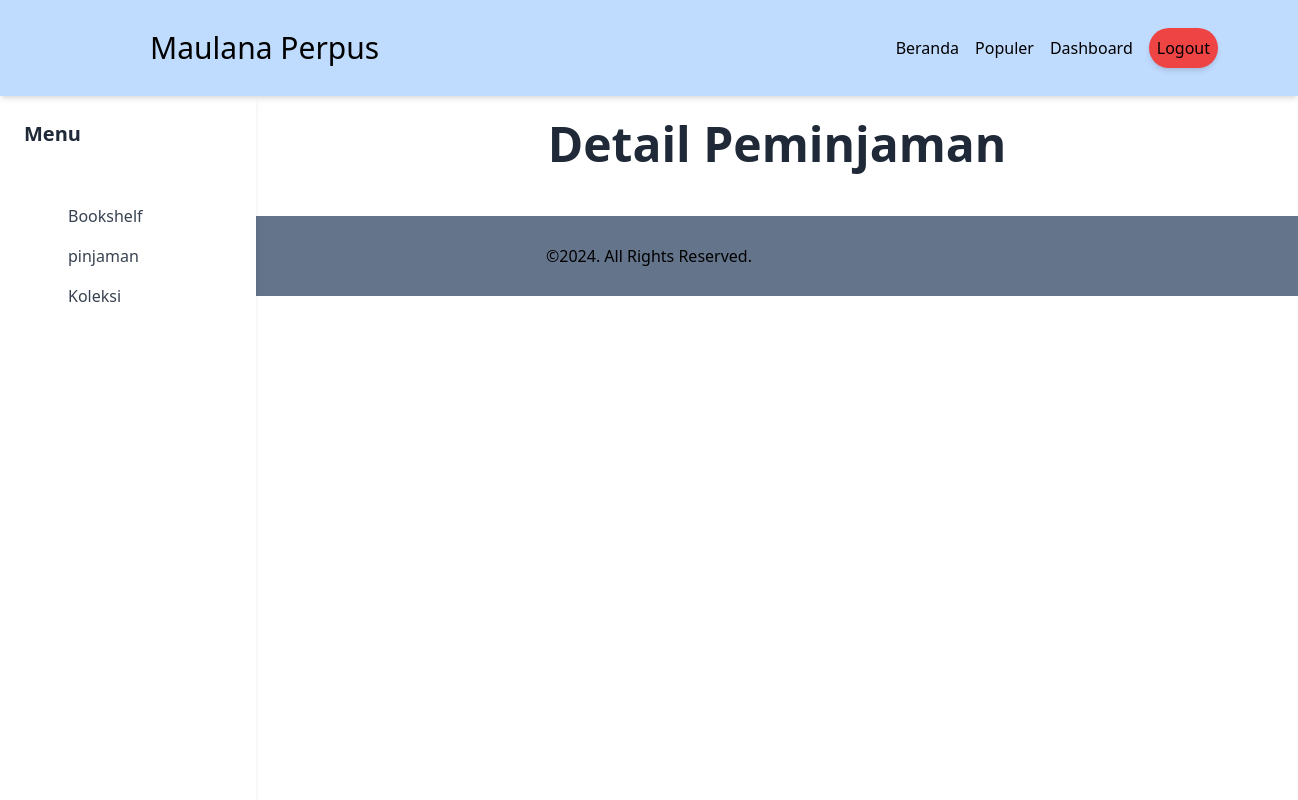
The page /user?page=borrow (signed in) on the database as committed earlier.
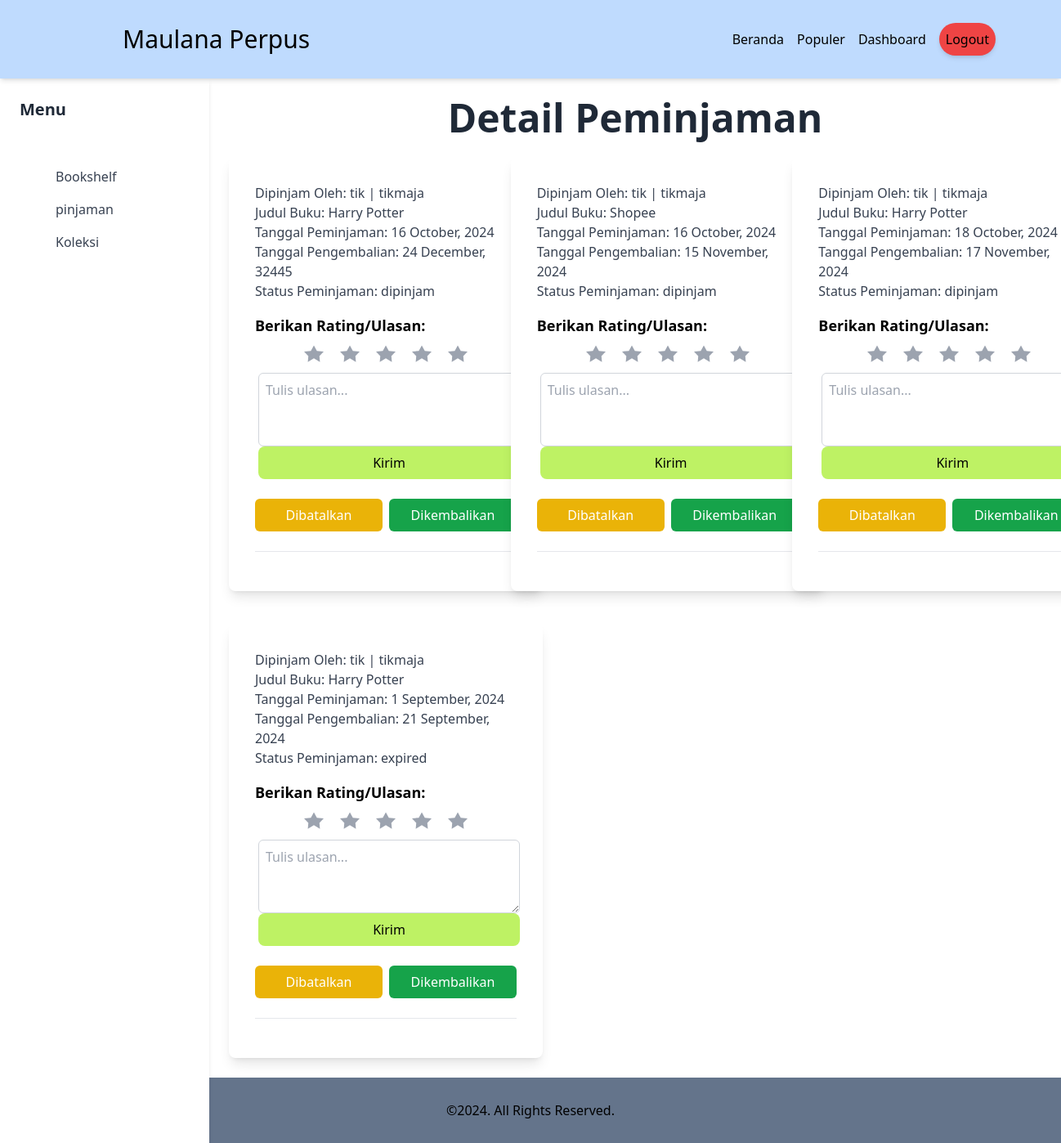
The same page on the database as committed later.
### tables this page shows
CREATE TABLE `peminjaman` (
  `PeminjamID` int(11) NOT NULL,
  `UserID` int(11) NOT NULL,
  `BukuID` int(11) NOT NULL,
  `TanggalPeminjaman` date NOT NULL,
  `TanggalPengembalian` varchar(255) NOT NULL,
  `StatusPeminjaman` enum('dikembalikan','expired','dipinjam','dibatalkan') NOT NULL
);

CREATE TABLE `user` (
  `UserID` int(11) NOT NULL,
  `Username` varchar(255) NOT NULL,
  `Password` text NOT NULL,
  `Email` varchar(255) NOT NULL,
  `NamaLengkap` text NOT NULL,
  `permission` int(1) NOT NULL DEFAULT 3,
  `Alamat` text NOT NULL
);

CREATE TABLE `buku` (
  `BukuID` int(11) NOT NULL,
  `Judul` varchar(255) NOT NULL,
  `KategoriBukuID` int(11) NOT NULL,
  `Penulis` varchar(255) NOT NULL,
  `Penerbit` varchar(255) NOT NULL,
  `TahunTerbit` int(4) NOT NULL
);

### user/borrow-page.php (the view, shortened to what this page needs)
<h2 class="text-5xl font-bold text-center text-gray-800 mb-6">Detail Peminjaman</h2>
<div class="grid grid-cols-1 sm:grid-cols-2 lg:grid-cols-3 gap-10">
    <?php
    $sql = "SELECT
            peminjaman.PeminjamID,
            user.Username,
            user.NamaLengkap,
            buku.BukuID,
            buku.Judul,
            peminjaman.TanggalPeminjaman,
            peminjaman.TanggalPengembalian,
            peminjaman.StatusPeminjaman
        FROM
            peminjaman
        LEFT JOIN
            user ON user.UserID = peminjaman.UserID
        LEFT JOIN
            buku ON buku.BukuID = peminjaman.BukuID
        WHERE
            user.UserID = :userid
    ";
    $stmt = $conn->prepare($sql);
    $sesi = verifikasiSession($_SESSION["loginsesi"] ?? false, $config['key']);
    $stmt->bindParam(":userid", $sesi['id']);
    $stmt->execute();
    $peminjamanData = $stmt->fetchAll();
    foreach ($peminjamanData as $data):
        $tanggal = new DateTime($data['TanggalPeminjaman']);
        $tanggal->modify("+".$data['TanggalPengembalian']." days");
        $tanggalPengembalian = $tanggal->format('j F, Y'); ?>
        <div class="bg-white rounded-lg shadow-lg p-8 w-96">
            <div class="mb-4">
                <p class="font-medium text-gray-700">Dipinjam Oleh: <span class="font-normal"><?= htmlspecialchars($data['Username']) ?> | <?= htmlspecialchars($data['NamaLengkap']) ?></span></p>
                <p class="font-medium text-gray-700">Judul Buku: <span class="font-normal"><?= htmlspecialchars($data['Judul']) ?></span></p>
                <p class="font-medium text-gray-700">Tanggal Peminjaman: <span class="font-normal"><?= htmlspecialchars(date("j F, Y", strtotime($data['TanggalPeminjaman']))) ?></span></p>
                <p class="font-medium text-gray-700">Tanggal Pengembalian: <span class="font-normal"><?= htmlspecialchars($tanggalPengembalian) ?></span></p>
                <p class="font-medium text-gray-700">Status Peminjaman: <span class="font-normal"><?= htmlspecialchars($data['StatusPeminjaman']) ?></span></p>
            </div>
            <div class="mb-6">
                <h3 class="text-lg font-semibold mb-2">Berikan Rating/Ulasan:</h3>
                <form action="" method="post">
                    <div class="flex flex-col items-center space-x-2" id="rating">
                        <div class="flex justify-around gap-5 mb-3">
                            <label class="cursor-pointer">
                                <svg xmlns="http://www.w3.org/2000/svg" class="h-6 w-6 text-gray-400 fill-current hover:text-yellow-500" viewBox="0 0 20 20">
                                    <path d="M10 15.27L16.18 19 15.64 12.97 20 8.24l-6.91-.58L10 2 6.91 7.66 0 8.24l4.36 4.73L3.82 19z"/>
                                </svg>
                            </label>
                            <label class="cursor-pointer">
                                <svg xmlns="http://www.w3.org/2000/svg" class="h-6 w-6 text-gray-400 fill-current hover:text-yellow-500" viewBox="0 0 20 20">
                                    <path d="M10 15.27L16.18 19 15.64 12.97 20 8.24l-6.91-.58L10 2 6.91 7.66 0 8.24l4.36 4.73L3.82 19z"/>
                                </svg>
                            </label>
                            <label class="cursor-pointer">
                                <svg xmlns="http://www.w3.org/2000/svg" class="h-6 w-6 text-gray-400 fill-current hover:text-yellow-500" viewBox="0 0 20 20">
                                    <path d="M10 15.27L16.18 19 15.64 12.97 20 8.24l-6.91-.58L10 2 6.91 7.66 0 8.24l4.36 4.73L3.82 19z"/>
                                </svg>
                            </label>
                            <label class="cursor-pointer">
                                <svg xmlns="http://www.w3.org/2000/svg" class="h-6 w-6 text-gray-400 fill-current hover:text-yellow-500" viewBox="0 0 20 20">
                                    <path d="M10 15.27L16.18 19 15.64 12.97 20 8.24l-6.91-.58L10 2 6.91 7.66 0 8.24l4.36 4.73L3.82 19z"/>
                                </svg>
                            </label>
                            <label class="cursor-pointer">
                                <svg xmlns="http://www.w3.org/2000/svg" class="h-6 w-6 text-gray-400 fill-current hover:text-yellow-500" viewBox="0 0 20 20">
                                    <path d="M10 15.27L16.18 19 15.64 12.97 20 8.24l-6.91-.58L10 2 6.91 7.66 0 8.24l4.36 4.73L3.82 19z"/>
                                </svg>
                            </label>
                        </div>
                        <textarea name="ulasan" class="border border-gray-300 rounded-md p-2 w-full" rows="3" placeholder="Tulis ulasan..."></textarea>
                        <button class="p-2 w-full rounded-lg bg-lime-300"  type="submit">Kirim</button>
                    </div>
                </form>
            </div>
            <div class="flex space-x-2 mb-6">
                <button onclick="window.location.href = '?page=borrow&action=close&id=<?= $data['PeminjamID'] ?>'" class="flex-1 bg-yellow-500 text-white py-2 rounded-md hover:bg-yellow-600 transition duration-200">Dibatalkan</button>
                <button onclick="window.location.href = '?page=borrow&action=cancel&id=<?= $data['PeminjamID'] ?>'" class="flex-1 bg-green-600 text-white py-2 rounded-md hover:bg-green-700 transition duration-200">Dikembalikan</button>
            </div>
            <hr class="my-4">
        </div>
    <?php endforeach; ?>
</div>

### user/index.php (shortened to what this page needs)
<?php
    $page = $_GET['page'] ?? 'bookshelf';
?>
<!DOCTYPE html>
<html lang="en">
<head>
    <script src="https://cdn.tailwindcss.com"></script>
</head>
<body>
    <nav class="sticky bg-blue-200 justify-between flex flex-row px-20 shadow-md" style="z-index: 9999999;width: 100vw; height: 12vh; top: 0">
        <div class="flex justify-around flex-row items-center">
            <h1 class="text-3xl">Maulana Perpus</h1>
        </div>
        <ul class="list-none flex justify-start flex-row items-center gap-4">
            <li><a href="..">Beranda</a></li>
            <li><a href="../populer.php">Populer</a></li>
            <li><a href="./">Dashboard</a></li>
            <li class="p-2 shadow-md border-black hover:scale-125 rounded-full bg-red-500"><a href="../logout.php">Logout</a></li>
        </ul>
    </nav>
    <div id="container" class="flex">
        <div class="w-64 bg-white shadow-md h-screen  fixed left-0">
            <div class="p-6">
                <h1 class="text-xl font-bold text-gray-800">Menu</h1>
            </div>
            <nav class="mt-6">
                <ul>
                    <li class="<?= ($page == "bookshelf") ? 'bg-gray-200' : '' ?>hover:bg-gray-200">
                        <a href="?page=bookshelf" class="block px-4 py-2 text-gray-700 flex items-center"><img src="https://www.svgrepo.com/show/455392/bookshelf-library.svg" class="w-9 me-4" alt=""> Bookshelf</a>
                    </li>
                    <li class="<?= ($page == "borrow") ? 'bg-gray-200' : '' ?>hover:bg-gray-200">
                        <a href="?page=borrow" class="block px-4 py-2 text-gray-700 flex items-center"><img src="https://www.svgrepo.com/show/58793/take-out-from-the-cart.svg" class="w-9 me-4" alt=""> pinjaman</a>
                    </li>
                    <li class="<?= ($page == "collection") ? 'bg-gray-200' : '' ?>hover:bg-gray-200">
                        <a href="?page=collection" class="block px-4 py-2 text-gray-700 flex items-center"><img src="https://www.svgrepo.com/show/501146/collection.svg" class="w-9 me-4" alt=""> Koleksi</a>
                    </li>
                </ul>
            </nav>
        </div>
        <div class="flex-1 p-6 ms-64">
            <?php
                $valid_pages = ['borrow', 'collection', 'borrowup', 'bookshelf', 'addcollection', 'deletecollection'];
                if (in_array($page, $valid_pages) && file_exists("$page-page.php")) {
                    include "$page-page.php";
                }
            ?>
        </div>
    </div>
    <footer style="width: 100vw; height: 10vh" class="flex justify-center items-center bg-slate-500">
        &copy;<span id="th"></span>. All Rights Reserved.
    </footer>
</body>
</html>

### user/index.php (style rules this page uses)
* { margin: 0; padding: 0; box-sizing: border-box; }

Rows that differ between the two databases and show on the page:
added peminjaman: UserID.Username "tik", UserID.NamaLengkap "tikmaja", BukuID.Judul "Harry Potter", TanggalPeminjaman "16 October, 2024", tanggalPengembalian "24 December, 32445", StatusPeminjaman "dipinjam"
added peminjaman: UserID.Username "tik", UserID.NamaLengkap "tikmaja", BukuID.Judul "Shopee", TanggalPeminjaman "16 October, 2024", tanggalPengembalian "15 November, 2024", StatusPeminjaman "dipinjam"
added peminjaman: UserID.Username "tik", UserID.NamaLengkap "tikmaja", BukuID.Judul "Harry Potter", TanggalPeminjaman "18 October, 2024", tanggalPengembalian "17 November, 2024", StatusPeminjaman "dipinjam"
added peminjaman: UserID.Username "tik", UserID.NamaLengkap "tikmaja", BukuID.Judul "Harry Potter", TanggalPeminjaman "1 September, 2024", tanggalPengembalian "21 September, 2024", StatusPeminjaman "expired"
